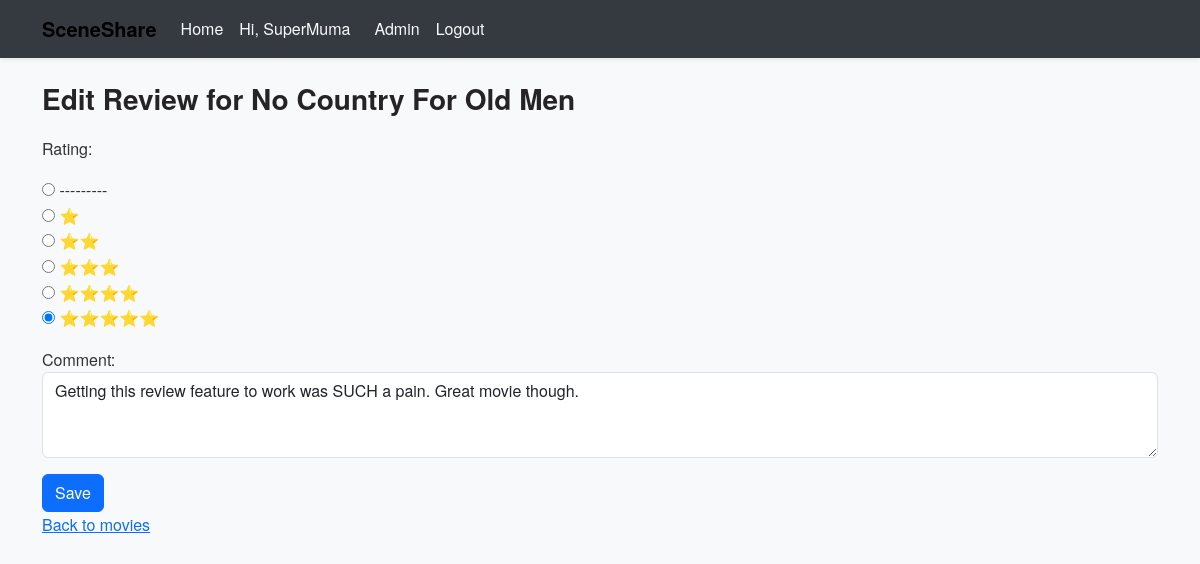
The page /review/1/edit/ (signed in) on the database its author committed.
### movies/models.py (models this page shows, shortened)
class Review(models.Model):
    RATING_CHOICES = [(i, '⭐' * i) for i in range(1, 6)]
    movie = models.ForeignKey("Movie", on_delete=models.CASCADE, related_name="reviews")
    user = models.ForeignKey(User, on_delete=models.CASCADE)
    rating = models.IntegerField(choices=RATING_CHOICES)
    comment = models.TextField(blank=True)
    created_at = models.DateTimeField(auto_now_add=True)
    class Meta:
        unique_together = ('movie', 'user')  # Each user can only review once

class Movie(models.Model):
    title = models.CharField(max_length=255)
    description = models.TextField(blank=True)
    release_year = models.PositiveIntegerField(null=True, blank=True)
    poster = models.ImageField(upload_to='posters/', blank=True, null=True)
    tmdb_id = models.IntegerField(unique=True, null=True, blank=True)
    title = models.CharField(max_length=255)
    release_date = models.CharField(max_length=20, blank=True, null=True)
    overview = models.TextField(blank=True, null=True)
    poster_path = models.CharField(max_length=255, blank=True, null=True)

### movies/views.py (the view)
# urls.py: path('review/<int:review_id>/edit/', views.edit_review, name='edit_review'),
def edit_review(request, review_id):
    review = get_object_or_404(Review, id=review_id)
    if review.user != request.user:
        raise PermissionDenied
    if request.method == 'POST':
        form = ReviewForm(request.POST, instance=review)
        if form.is_valid():
            form.save()
            if review.movie.tmdb_id:
                return redirect('movie_detail', tmdb_id=review.movie.tmdb_id)
            return redirect('home')
    else:
        form = ReviewForm(instance=review)
    return render(request, 'movies/edit_review.html', {'form': form, 'review': review})

### movies/forms.py
class ReviewForm(forms.ModelForm):
    class Meta:
        model = Review
        fields = ['rating', 'comment']
        widgets = {
            'rating': forms.RadioSelect(choices=[(i, '⭐' * i) for i in range(1, 6)]),
            'comment': forms.Textarea(attrs={'class': 'form-control', 'rows': 3, 'placeholder': 'Write your review...'}),
        }

### movies/templates/movies/edit_review.html (shortened to what this page needs)
{% extends "base.html" %}
{% block content %}
<h3>Edit Review for {{ review.movie.title }}</h3>
<form method="POST">
  {{ form.as_p }}
  <button type="submit" class="btn btn-primary">Save</button>
</form>
<a href="{% url 'home' %}">Back to movies</a>
{% endblock %}

### templates/base.html (shortened to what this page needs)
{% load static %}
{% load extras %}
<!DOCTYPE html>
<html lang="en">
<head>
  <link href="https://cdn.jsdelivr.net/npm/bootstrap@5.3.2/dist/css/bootstrap.min.css" rel="stylesheet">
    <link
  rel="stylesheet"
  href="https://cdnjs.cloudflare.com/ajax/libs/font-awesome/6.4.0/css/all.min.css"
/>
  <link rel="stylesheet" href="{% static 'css/styles.css' %}">
</head>
<body>
  <nav class="navbar navbar-expand-lg navbar-light bg-light shadow-sm">
    <div class="container">
      <a class="navbar-brand fw-bold" href="{% url 'home' %}">SceneShare</a>
      <div class="collapse navbar-collapse" id="mainNav">
        <ul class="navbar-nav me-auto mb-2 mb-lg-0">
          <li class="nav-item"><a class="nav-link" href="{% url 'home' %}">Home</a></li>
        <ul class="navbar-nav ms-auto mb-2 mb-lg-0 align-items-center">
          {% if user.is_authenticated %}
            <li class="nav-item me-2">
              <a class="nav-link" href="{% url 'profile' %}">Hi, {{ user.username }}</a>
            </li>
            {% if user.is_staff %}
              <li class="nav-item me-2">
                <a class="nav-link" href="{% url 'admin:index' %}">Admin</a>
              </li>
            {% endif %}
            <li class="nav-item">
              <form method="POST" action="{% url 'logout' %}" class="d-inline">
                <button class="btn btn-link nav-link p-0" type="submit">Logout</button>
              </form>
            </li>
          {% else %}
            <li class="nav-item"><a class="nav-link" href="{% url 'register' %}">Register</a></li>
            <li class="nav-item"><a class="nav-link" href="{% url 'login' %}">Login</a></li>
          {% endif %}
        </ul>
      </div>
    </div>
  </nav>
  <div class="container mt-4">
    {% block content %}{% endblock %}
  </div>
</body>
</html>

### static/css/styles.css (style rules this page uses)
body { background-color: #f8f9fa; font-family: "Helvetica Neue", Arial, sans-serif; line-height: 1.6; color: #333; }
.navbar { background-color: #343a40 !important; }
.navbar .nav-link { color: #f8f9fa !important; transition: color 0.2s; }
h1, h2, h3 { font-weight: bold; margin-bottom: 20px; color: #252323; }

### rows shown on the page
Review: movie "No Country For Old Men", rating "☐ --------- ☐ ⭐ ☐ ⭐⭐ ☐ ⭐⭐⭐ ☐ ⭐⭐⭐⭐ ☑ ⭐⭐⭐⭐⭐", comment "Getting this review feature to work was SUCH a pain. Great movie though."

### other values the page prints
{{ user.username }} "SuperMuma"
